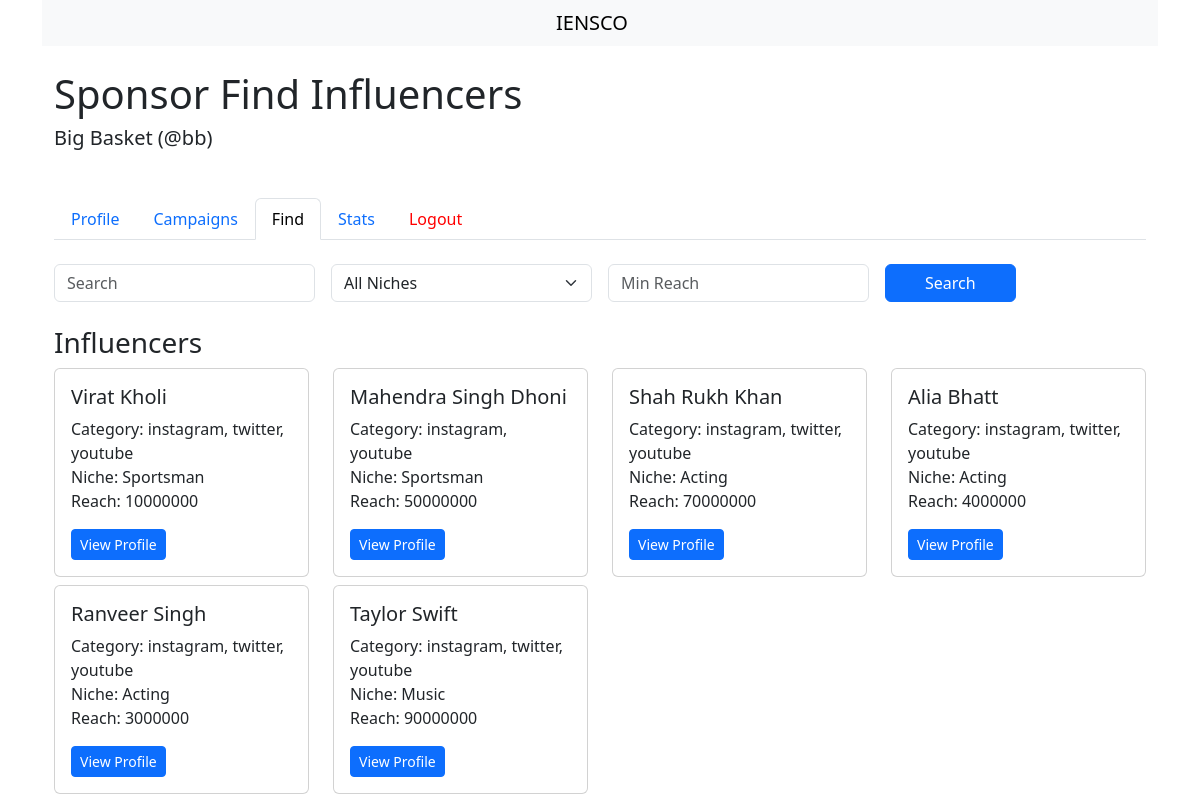
/sponsor_find (signed in), run on the app's committed database.
### models.py (models this page shows, shortened)
class Sponsor(db.Model):
    id = db.Column(db.Integer, primary_key=True)
    user_id = db.Column(
        db.Integer, db.ForeignKey("user.id"), unique=True, nullable=False
    )
    name = db.Column(db.String(125), nullable=False)
    industry = db.Column(db.String(125))
    budget = db.Column(db.Float, default=0)
    budget_left = db.Column(db.Float, default=0)
    user = db.relationship("User", backref=db.backref("sponsor", uselist=False))

class User(db.Model):
    id = db.Column(db.Integer, primary_key=True)
    username = db.Column(db.String(80), unique=True, nullable=False)
    email = db.Column(db.String(120), unique=True, nullable=False)
    password = db.Column(
        db.String(120), nullable=False
    )  # done for debugging purposes so that i can see while developing the app
    password_hash = db.Column(db.String(128))
    role = db.Column(db.String(20), nullable=False)
    is_flagged = db.Column(db.Boolean, default=False)

class Influencer(db.Model):
    id = db.Column(db.Integer, primary_key=True)
    user_id = db.Column(
        db.Integer, db.ForeignKey("user.id"), unique=True, nullable=False
    )
    name = db.Column(db.String(125), nullable=False)
    category = db.Column(db.String(125))
    niche = db.Column(db.String(125))
    reach = db.Column(db.Integer, default=0)
    earning = db.Column(db.Float, default=0)
    user = db.relationship("User", backref=db.backref("influencer", uselist=False))

### app.py (the view)
@app.route("/sponsor_find")
def sponsor_find():
    if session.get("role") != "sponsor":
        flash("FORBIDDEN! Only sponsors can access this page. Sorry!", "info")
        return redirect(url_for("home"))
    search_query = request.args.get("search", "")
    selected_niche = request.args.get("niche", "")
    min_reach = request.args.get("min_reach", "")
    sponsor = Sponsor.query.filter_by(user_id=session.get("user_id")).first()
    query = Influencer.query
    if search_query:
        query = query.filter(Influencer.name.ilike(f"%{search_query}%"))
    if selected_niche:
        query = query.filter(Influencer.niche == selected_niche)
    if min_reach:
        query = query.filter(Influencer.reach >= int(min_reach))
    influencers = query.all()
    niches = (
        db.session.query(Influencer.niche).distinct().order_by(Influencer.niche).all()
    )
    niches = [niche[0] for niche in niches if niche[0]]
    return render_template(
        "sponsor/4_sponsor_find.html",
        influencers=influencers,
        search_query=search_query,
        selected_niche=selected_niche,
        min_reach=min_reach,
        sponsor=sponsor,
        niches=niches,
    )

### templates/sponsor/4_sponsor_find.html (shortened to what this page needs)
{% extends "base.html" %}
{% block content %}
<div class="container mt-4">
    <h1>Sponsor Find Influencers</h1>
    <h5 class="m-0 mb-5 p-0">{{ sponsor.name }} (@{{ sponsor.user.username }})</h5>
    <nav class="nav nav-tabs mb-4">
        <a class="nav-link {% if request.endpoint == 'sponsor_dashboard' %}active{% endif %}"
            href="{{ url_for('sponsor_dashboard') }}">Profile</a>
        <a class="nav-link {% if request.endpoint == 'sponsor_campaigns' %}active{% endif %}"
            href="{{ url_for('sponsor_campaigns') }}">Campaigns</a>
        <a class="nav-link {% if request.endpoint == 'sponsor_find' %}active{% endif %}"
            href="{{ url_for('sponsor_find') }}">Find</a>
        <a class="nav-link {% if request.endpoint == 'sponsor_stats' %}active{% endif %}"
            href="{{ url_for('sponsor_stats') }}">Stats</a>
        <a class="nav-link" href="{{ url_for('logout') }}" style="color: red;">Logout</a>
    </nav>
    <form method="GET" action="{{ url_for('sponsor_find') }}" class="mb-4">
        <div class="row g-3">
            <div class="col-md-3">
                <input type="text" class="form-control" name="search" placeholder="Search" value="{{ search_query }}">
            </div>
            <div class="col-md-3">
                <select class="form-select" name="niche">
                    <option value="">All Niches</option>
                </select>
            </div>
            <div class="col-md-3">
                <input type="number" class="form-control" name="min_reach" placeholder="Min Reach"
                    value="{{ min_reach }}">
            </div>
            <div class="col-md-3">
                <button type="submit" class="btn btn-primary w-50">Search</button>
            </div>
        </div>
    </form>
    {% if influencers %}
    <div class="row">
        <h3>Influencers</h3>
        {% for influencer in influencers %}
        <div class="col-3">
            <div class="card mb-2">
                <div class="card-body">
                    <h5 class="card-title">{{ influencer.name }}</h5>
                    <p class="card-text">
                        Category: {{ influencer.category }}<br>
                        Niche: {{ influencer.niche }}<br>
                        Reach: {{ influencer.reach }}
                    </p>
                    <a href="{{ url_for('view_influencer', id=influencer.id) }}" class="btn btn-primary btn-sm">View
                        Profile</a>
                </div>
            </div>
        </div>
        {% endfor %}
    </div>
    {% else %}
    <p>No influencers found.</p>
    {% endif %}
</div>
{% endblock %}

### templates/base.html (shortened to what this page needs)
<!DOCTYPE html>
<html lang="en">
<head>
    <link href="https://cdn.jsdelivr.net/npm/bootstrap@5.3.3/dist/css/bootstrap.min.css" rel="stylesheet"
>
    <link rel="stylesheet" href="https://cdnjs.cloudflare.com/ajax/libs/font-awesome/4.7.0/css/font-awesome.min.css">
</head>
<body>
    <div class="container">
        <nav class="navbar navbar-expand-lg navbar-light bg-light">
            <div class="mx-auto">
                <a class="navbar-brand text-center" href="/">IENSCO</a>
            </div>
        </nav>
    </div>
    <div class="container mt-3">
        {% block content %}
        {% endblock %}
    </div>
</body>
</html>

### data on the page
Sponsor: name "Big Basket"
User: user.username "bb"
Influencer: name "Virat Kholi", category "instagram, twitter, youtube", niche "Sportsman", reach "10000000"
Influencer: name "Mahendra Singh Dhoni", category "instagram, youtube", niche "Sportsman", reach "50000000"
Influencer: name "Shah Rukh Khan", category "instagram, twitter, youtube", niche "Acting", reach "70000000"
Influencer: name "Alia Bhatt", category "instagram, twitter, youtube", niche "Acting", reach "4000000"
Influencer: name "Ranveer Singh", category "instagram, twitter, youtube", niche "Acting", reach "3000000"
Influencer: name "Taylor Swift", category "instagram, twitter, youtube", niche "Music", reach "90000000"
